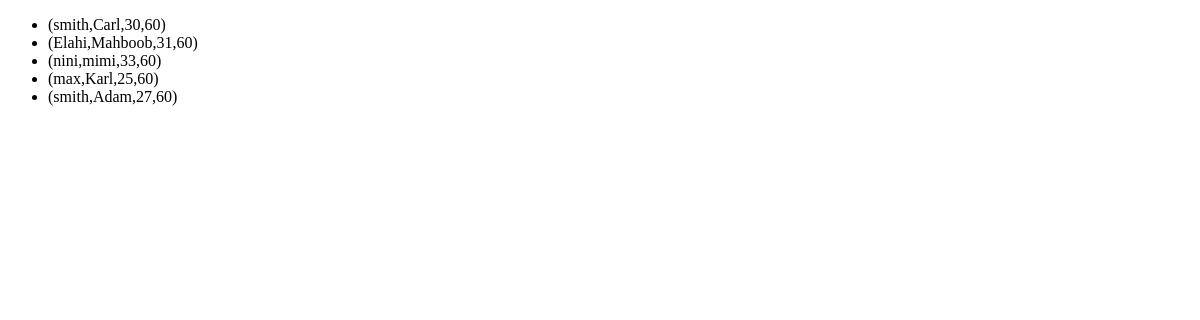
The page /office/ on the database as committed earlier.
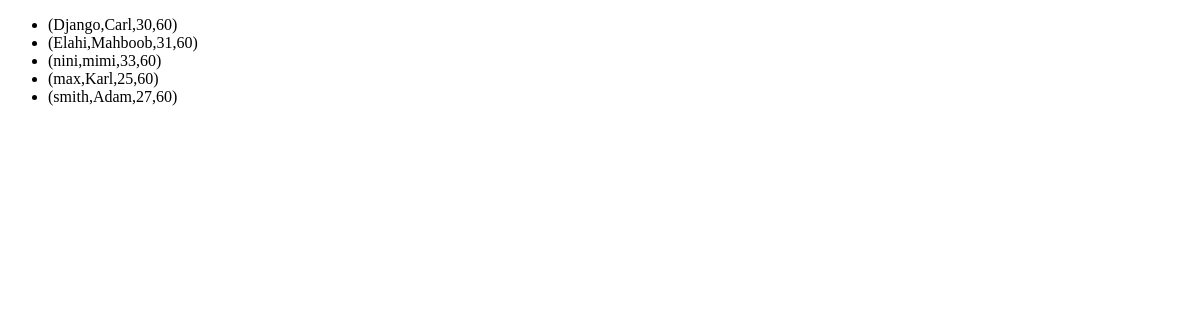
The same page on the database as committed later.
### office/models.py (models this page shows)
class Patient(models.Model):
    first_name = models.CharField(max_length=30)
    last_name = models.CharField(max_length=30)
    age = models.IntegerField(validators=[MinValueValidator(0),MaxValueValidator(120)])
    heart_rate = models.IntegerField(default=60, validators=[MinValueValidator(1),MaxValueValidator(300)])
    def __str__(self) :
        return f"({self.last_name},{self.first_name},{self.age},{self.heart_rate})"

### office/views.py (the view)
# urls.py: path('', views.list_patients, name='list_patients')
def list_patients(request):
    all_patients = models.Patient.objects.all()
    context_list = {'patients':all_patients}
    return render(request,'office/list.html', context=context_list)

### office/templates/office/list.html (shortened to what this page needs)
<!DOCTYPE html>
<html lang="en">
<head>
</head>
<body>
    <ul>
        {% for patient in patients %}
        <li>{{patient}}</li>
    {% endfor %}
    </ul>
</body>
</html>

Rows that differ between the two databases and show on the page:
changed Patient: last_name+first_name+age "(smith,Carl,30,60)" → "(Django,Carl,30,60)"
